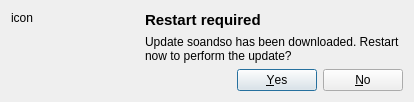
<?xml version="1.0" encoding="UTF-8"?>
<ui version="4.0">
 <class>UpdateDownloadedDialog</class>
 <widget class="QDialog" name="UpdateDownloadedDialog">
  <property name="geometry">
   <rect>
    <x>0</x>
    <y>0</y>
    <width>414</width>
    <height>160</height>
   </rect>
  </property>
  <property name="sizePolicy">
   <sizepolicy hsizetype="Preferred" vsizetype="Maximum">
    <horstretch>0</horstretch>
    <verstretch>0</verstretch>
   </sizepolicy>
  </property>
  <property name="windowTitle">
   <string>Update downloaded</string>
  </property>
  <layout class="QHBoxLayout" name="horizontalLayout" stretch="0,1">
   <property name="sizeConstraint">
    <enum>QLayout::SetMaximumSize</enum>
   </property>
   <item>
    <widget class="QLabel" name="iconLabel">
     <property name="minimumSize">
      <size>
       <width>128</width>
       <height>0</height>
      </size>
     </property>
     <property name="text">
      <string notr="true">icon</string>
     </property>
     <property name="alignment">
      <set>Qt::AlignLeading|Qt::AlignLeft|Qt::AlignTop</set>
     </property>
    </widget>
   </item>
   <item>
    <layout class="QVBoxLayout" name="verticalLayout" stretch="0,1,0">
     <item>
      <widget class="QLabel" name="headingLabel">
       <property name="sizePolicy">
        <sizepolicy hsizetype="Preferred" vsizetype="Maximum">
         <horstretch>0</horstretch>
         <verstretch>0</verstretch>
        </sizepolicy>
       </property>
       <property name="text">
        <string>&lt;html&gt;&lt;head/&gt;&lt;body&gt;&lt;p&gt;&lt;span style=&quot; font-size:11pt; font-weight:700;&quot;&gt;Restart required&lt;/span&gt;&lt;/p&gt;&lt;/body&gt;&lt;/html&gt;</string>
       </property>
       <property name="alignment">
        <set>Qt::AlignLeading|Qt::AlignLeft|Qt::AlignTop</set>
       </property>
      </widget>
     </item>
     <item>
      <widget class="QLabel" name="descriptionLabel">
       <property name="sizePolicy">
        <sizepolicy hsizetype="Preferred" vsizetype="Maximum">
         <horstretch>0</horstretch>
         <verstretch>0</verstretch>
        </sizepolicy>
       </property>
       <property name="minimumSize">
        <size>
         <width>260</width>
         <height>0</height>
        </size>
       </property>
       <property name="text">
        <string notr="true">Update soandso has been downloaded. Restart now to perform the update?</string>
       </property>
       <property name="wordWrap">
        <bool>true</bool>
       </property>
      </widget>
     </item>
     <item>
      <widget class="QDialogButtonBox" name="buttonBox">
       <property name="standardButtons">
        <set>QDialogButtonBox::No|QDialogButtonBox::Yes</set>
       </property>
      </widget>
     </item>
    </layout>
   </item>
  </layout>
 </widget>
 <resources/>
 <connections/>
</ui>
